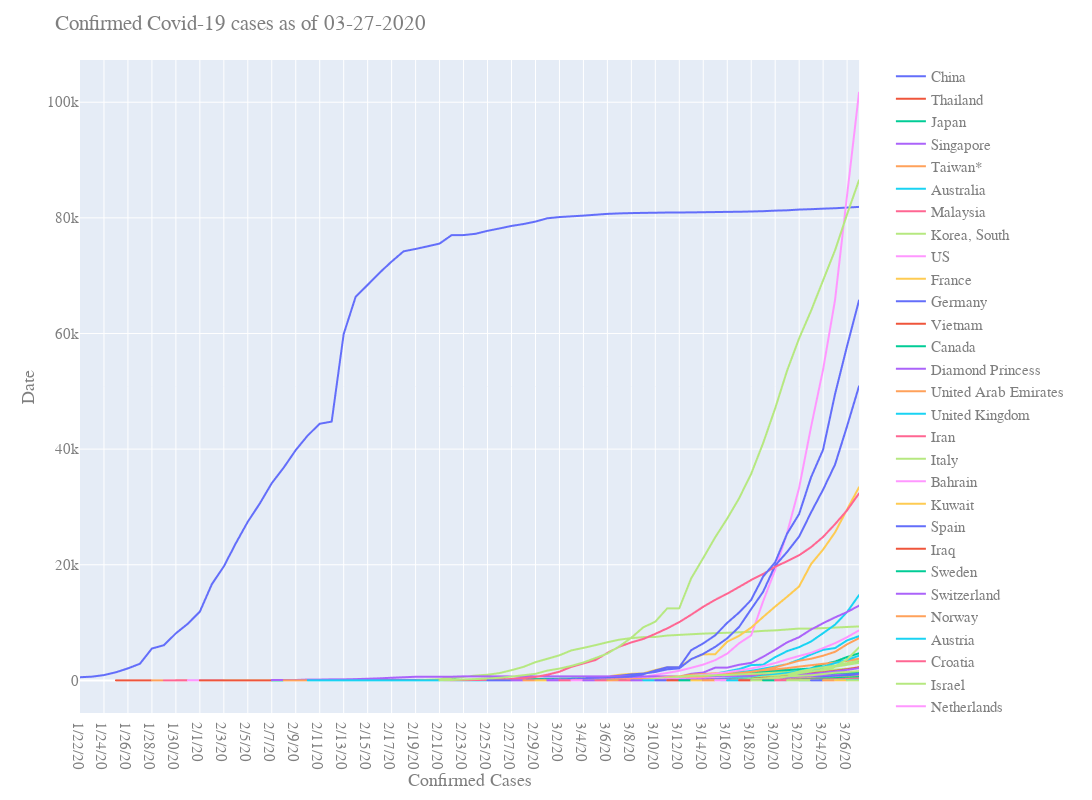

The notebook cell saved with this chart:
### Code cell
data_for_plot = data_for_plot[data_for_plot['value'] > 5] # Remove countries with no confirmed cases
fig = px.line(data_for_plot, x="variable", y="value", color='Country/Region', width=1100, height=800)
fig.update_layout(
    title=(f"Confirmed Covid-19 cases as of {date_of_analysis}"),
    xaxis_title="Confirmed Cases",
    yaxis_title="Date",
    font=dict(
        family="Courier New, monospace",
        size=15,
        color="#7f7f7f"))
fig.for_each_trace(lambda t: t.update(name=t.name.split("=")[1]))
fig.show(filename='legend-names')
